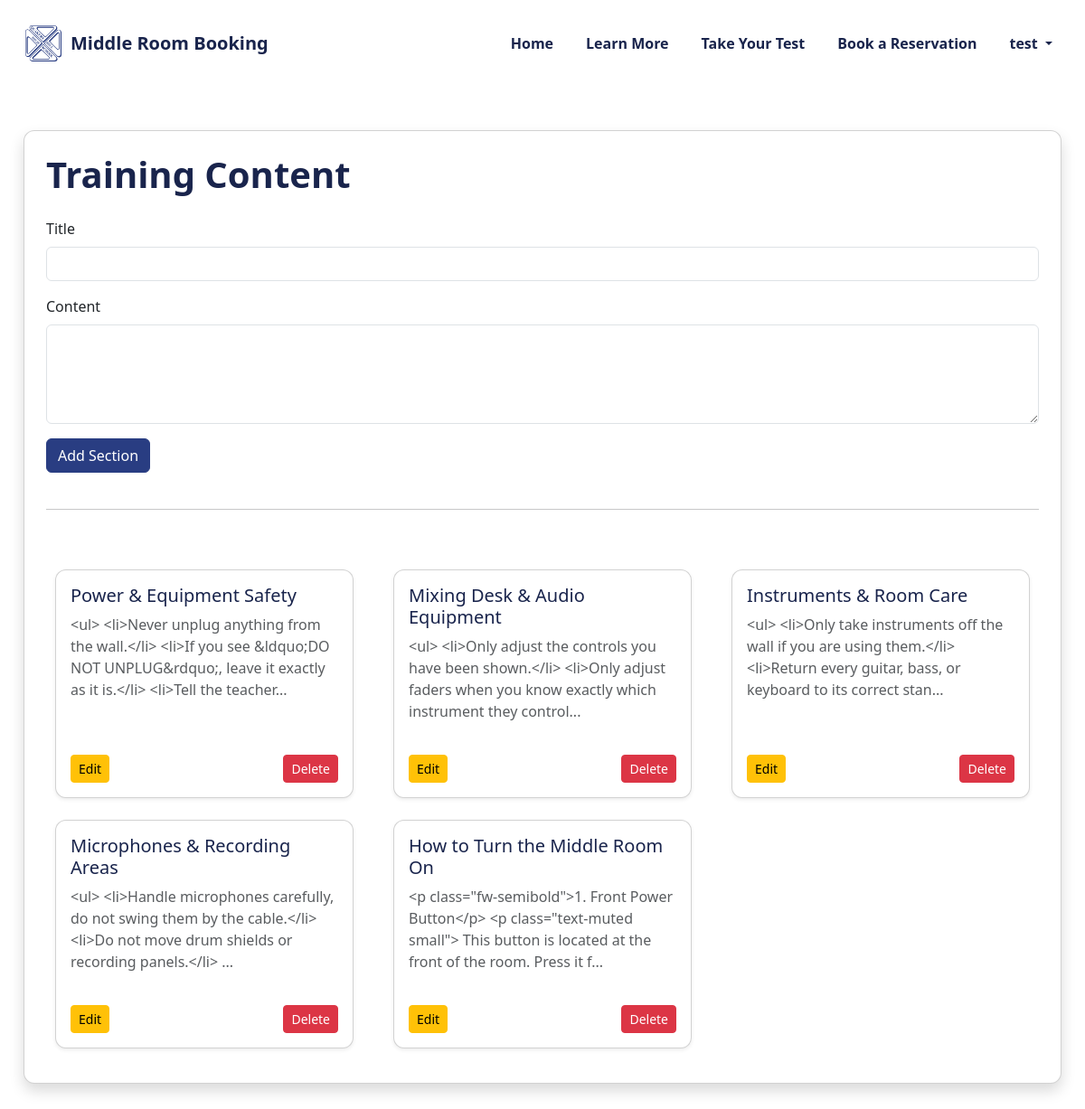
Page /admin/training (signed in) on the committed database.
### tables this page shows
CREATE TABLE training_sections (
    id INTEGER PRIMARY KEY AUTOINCREMENT,
    title TEXT,
    content TEXT,
    position INTEGER
, image_path TEXT);

### Everything/app.py (the view)
@app.route("/admin/training")
@admin_required
def admin_training():
    db = get_db()
    sections = db.execute("SELECT * FROM training_sections ORDER BY position").fetchall()
    return render_template("admin/admin_training.html", sections=sections)

### Everything/app.py (called while the page is built)
def admin_required(f):
    @wraps(f)
    def wrapper(*args, **kwargs):
        if not session.get("is_admin"):
            return redirect("/")
        return f(*args, **kwargs)
    return wrapper

### Everything/database/db.py (called while the page is built)
def get_db():
    db = sqlite3.connect("database.db", check_same_thread=False)
    db.row_factory = sqlite3.Row
    db.execute("PRAGMA journal_mode=WAL;")
    db.execute("PRAGMA busy_timeout = 3000;")
    return db

### Everything/templates/admin/admin_training.html
{% include "header.html" %}
<div class="container mt-5 mb-5">
    <div class="card shadow p-4 pb-5" style="border-radius: 12px;">
        <h1 class="mb-4" style="color:#19244c; font-weight:700;">
            Training Content
        </h1>
        <form action="/admin/training/add" method="POST" class="mb-4">
            <div class="mb-3">
                <label class="form-label">Title</label>
                <input name="title" class="form-control" required>
            </div>
            <div class="mb-3">
                <label class="form-label">Content</label>
                <textarea name="content" class="form-control" rows="4" required></textarea>
            </div>
            <button class="btn btn-primary">Add Section</button>
        </form>
        <hr>
        <div class="row g-4 mt-3">
            {% for s in sections %}
            <div class="col-md-6 col-lg-4">
                <div class="card shadow-sm p-3 h-100">
                    <h5 style="color:#19244c;">{{ s.title }}</h5>
                    <p class="text-muted">{{ s.content[:150] }}...</p>
                    <div class="d-flex justify-content-between mt-auto">
                        <a href="/admin/training/edit/{{ s.id }}" class="btn btn-warning btn-sm">Edit</a>
                        <form action="/admin/training/delete/{{ s.id }}" method="POST">
                            <button class="btn btn-danger btn-sm">Delete</button>
                        </form>
                    </div>
                </div>
            </div>
            {% endfor %}
        </div>
    </div>
</div>

### Everything/static/styles.css (style rules this page uses)
html, body { margin: 0; padding: 0; width: 100%; overflow-x: hidden; }
.container { width: 100%; max-width: 1200px; margin: 0 auto; padding: 0 16px; }
.card { border-radius: 12px; margin: 10px; }
.btn-primary { background-color: #293D82 !important; border-color: #293D82 !important; }

### rows in the picture
training_sections: title "Power & Equipment Safety", content "<ul> <li>Never unplug anything from the wall.</li> <li>If you see &ldquo;DO NOT UNPLUG&rdquo;, leave it exactly as it is.</li> <li>Tell the teacher"
training_sections: title "Mixing Desk & Audio Equipment", content "<ul> <li>Only adjust the controls you have been shown.</li> <li>Only adjust faders when you know exactly which instrument they control"
training_sections: title "Instruments & Room Care", content "<ul> <li>Only take instruments off the wall if you are using them.</li> <li>Return every guitar, bass, or keyboard to its correct stan"
training_sections: title "Microphones & Recording Areas", content "<ul> <li>Handle microphones carefully, do not swing them by the cable.</li> <li>Do not move drum shields or recording panels.</li>"
training_sections: title "How to Turn the Middle Room On", content "<p class=\"fw-semibold\">1. Front Power Button</p> <p class=\"text-muted small\"> This button is located at the front of the room. Press it f"

### other values in the picture
{{ session["user"].split("@")[0] }} "test"
